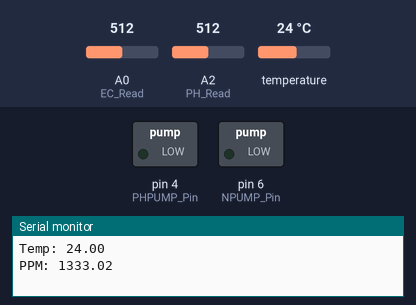
Simulated run of this sketch. Board: Arduino Uno, built with avr-gcc and run on an emulated ATmega328P. Shown: switched loads named in the sketch (green lamp = pin HIGH), the last lines printed to the serial monitor. The test bench sets the inputs (shaded band); at power-on: A0 (EC_Read) = 512, A2 (PH_Read) = 512, temperature 24 °C. Pins used as bus, display or sensor lines are not drawn.

Above: at 1.2 s.
1.3 s: A0 (EC_Read) set to 710
At 2.5 s:
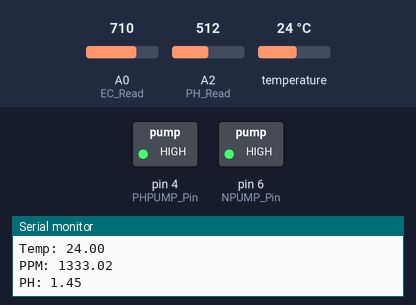
12.1 s: A0 (EC_Read) set to 625
At 19.1 s:
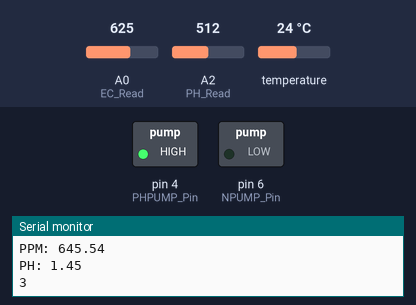
19.4 s: A0 (EC_Read) set to 605
21.4 s: A2 (PH_Read) set to 345
28.4 s: A2 (PH_Read) set to 311
At 35.0 s:
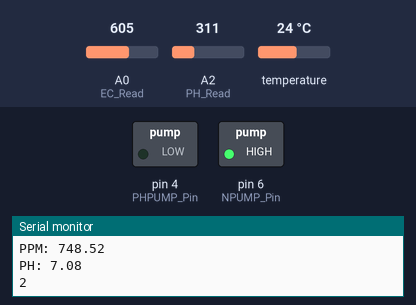
Timing chart, 0 to 38.1 s (numbered marks = the images above; inputs shaded):
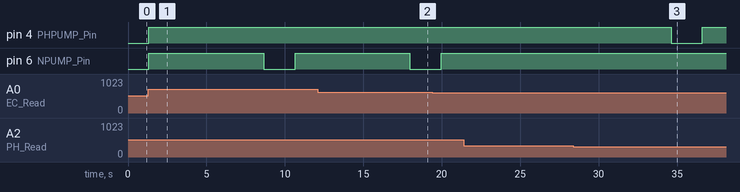

The sketch:

HydroponicsArduinoCode.ino
```cpp
#include <OneWire.h>

int DS18S20_Pin = 2; //DS18S20 Signal pin on digital 2
int EC_Read = A0;
int ECPower = A1;
int PH_Read = A2;
int PHPUMP_Pin = 4;
int NPUMP_Pin = 6;
float Vin=5.0;
float probeResistor = 1000.0;
float Constant = -1110.0;
float Slope = 3.73 ;
float Temp_Coef = 0.02; //2% per celcius
float PPM_Con=0.5; //TDS scale
float ad7 = 314.0;
float ad4 = 421.0;


//Temperature chip i/o
OneWire ds(DS18S20_Pin);  // on digital pin 2

void setup(void) {
  Serial.begin(9600);
  pinMode(EC_Read,INPUT);
  pinMode(ECPower,OUTPUT);
  pinMode(PHPUMP_Pin, OUTPUT);
  pinMode(NPUMP_Pin, OUTPUT);

}

void loop(void) {
  float temperature = getTemp();
  Serial.print("Temp: ");
  Serial.println(temperature);
  float ppm = getPPM(temperature);
  Serial.print("PPM: ");
  Serial.println(ppm);
  float ph = getPH();
  Serial.print("PH: ");
  Serial.println(ph);

  /*digitalWrite(PHPUMP_Pin, LOW);
  delay(2000);
  digitalWrite(PHPUMP_Pin, HIGH);
  delay(1000);
  digitalWrite(NPUMP_Pin, LOW);
  delay(2000);
  digitalWrite(NPUMP_Pin, HIGH);*/
  digitalWrite(NPUMP_Pin, HIGH);
  digitalWrite(PHPUMP_Pin, HIGH);

  if(ppm<700 && ph>6.6){ //if the nutrient solution level low and ph high
    Serial.println("1");
    digitalWrite(NPUMP_Pin, LOW);
    delay(2000);
    digitalWrite(NPUMP_Pin, HIGH);
  }
  else if (ppm>700 && ph>6.6){ //if the nutrient level ok and ph high
    Serial.println("2");
    digitalWrite(PHPUMP_Pin, LOW);
    delay(2000);
    digitalWrite(PHPUMP_Pin, HIGH);
  }
  else if (ppm<700 && ph<6.6){ //if the nutrient level low and ph ok
    Serial.println("3");
    digitalWrite(NPUMP_Pin, LOW);
    delay(2000);
    digitalWrite(NPUMP_Pin, HIGH);
  }


  delay(6000); //Do not make this less than 6 sec (6000)


}
float getPH() {
  int currentValue = 0;

  for (int i = 0; i < 10; i++)
  {
    currentValue += analogRead(PH_Read);
    delay(100);
  }
  float sensorValue = currentValue / 10;
  float m = (-3.0/(ad4-ad7));
  float c = 7 - (m*ad7);
  float ph = ((m*sensorValue)+c);

  return ph;


}

float getPPM(float Temperature) {
  digitalWrite(ECPower, HIGH); //Vin volts to a voltage divider using resistor and water
  delay(200);
  float VoverWater=analogRead(EC_Read); //Measures voltage over water (scale 0-1023)
  delay(100);
  digitalWrite(ECPower, LOW);

  float VoverWaterInVolts= (Vin*VoverWater)/1023.0; //scaling factor from scale 0-1023 to 0-5V
  float RWater = (probeResistor*VoverWaterInVolts)/(Vin-VoverWaterInVolts);//conductance of water (uS) between electrodes
  float GWater = 1000000.0/RWater; //Conductance in microsiemens
  float EC = Constant + GWater*Slope; //EC calculated using experimentally defined constants
  float EC_at_25 = EC / (1+ Temp_Coef*(Temperature-25.0));
  float ppm=EC_at_25*PPM_Con;
  return ppm;
}


float getTemp(){
  //returns the temperature from one DS18S20 in DEG Celsius

  byte data[12];
  byte addr[8];

  if ( !ds.search(addr)) {
      //no more sensors on chain, reset search
      ds.reset_search();
      return -1000;
  }

  if ( OneWire::crc8( addr, 7) != addr[7]) {
      Serial.println("CRC is not valid!");
      return -1000;
  }

  if ( addr[0] != 0x10 && addr[0] != 0x28) {
      Serial.print("Device is not recognized");
      return -1000;
  }

  ds.reset();
  ds.select(addr);
  ds.write(0x44,1); // start conversion, with parasite power on at the end

  byte present = ds.reset();
  ds.select(addr);
  ds.write(0xBE); // Read Scratchpad


  for (int i = 0; i < 9; i++) { // we need 9 bytes
    data[i] = ds.read();
  }

  ds.reset_search();

  byte MSB = data[1];
  byte LSB = data[0];

  float tempRead = ((MSB << 8) | LSB); //using two's compliment
  float TemperatureSum = tempRead / 16;

  return TemperatureSum;

}
```

Measured:
- the behaviour switches between 329 and 328 on A2 (PH_Read) (found by bisection; images 2 and 3)
- after the input at 28.4 s, pin 4 (PHPUMP_Pin): HIGH → LOW after 6.2 s, → HIGH 2.0 s later
